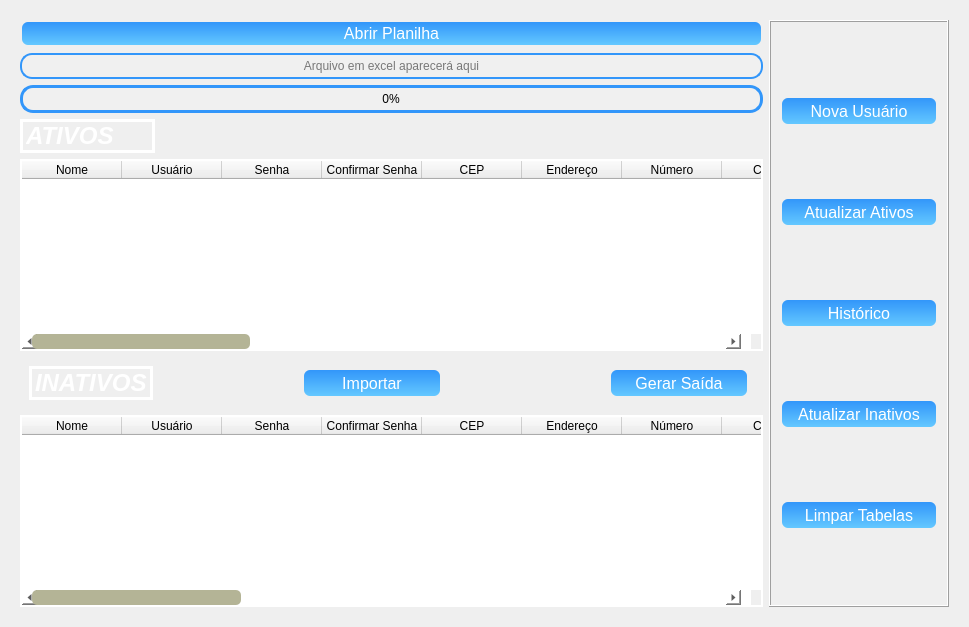
      <widget class="QWidget" name="page_verificar_usuarios">
       <property name="sizePolicy">
        <sizepolicy hsizetype="Expanding" vsizetype="Expanding">
         <horstretch>0</horstretch>
         <verstretch>0</verstretch>
        </sizepolicy>
       </property>
       <layout class="QGridLayout" name="gridLayout_8">
        <item row="0" column="0">
         <widget class="QFrame" name="frame_page_verificar_usuarios">
          <property name="sizePolicy">
           <sizepolicy hsizetype="Expanding" vsizetype="Expanding">
            <horstretch>0</horstretch>
            <verstretch>0</verstretch>
           </sizepolicy>
          </property>
          <property name="maximumSize">
           <size>
            <width>16777215</width>
            <height>910</height>
           </size>
          </property>
          <property name="frameShape">
           <enum>QFrame::NoFrame</enum>
          </property>
          <property name="frameShadow">
           <enum>QFrame::Raised</enum>
          </property>
          <layout class="QGridLayout" name="gridLayout_21">
           <item row="3" column="5">
            <spacer name="horizontalSpacer_12">
             <property name="orientation">
              <enum>Qt::Horizontal</enum>
             </property>
             <property name="sizeHint" stdset="0">
              <size>
               <width>8</width>
               <height>20</height>
              </size>
             </property>
            </spacer>
           </item>
           <item row="0" column="6" rowspan="5">
            <widget class="QFrame" name="frame_5">
             <property name="sizePolicy">
              <sizepolicy hsizetype="Expanding" vsizetype="Expanding">
               <horstretch>0</horstretch>
               <verstretch>0</verstretch>
              </sizepolicy>
             </property>
             <property name="minimumSize">
              <size>
               <width>180</width>
               <height>0</height>
              </size>
             </property>
             <property name="maximumSize">
              <size>
               <width>180</width>
               <height>16777215</height>
              </size>
             </property>
             <property name="frameShape">
              <enum>QFrame::Box</enum>
             </property>
             <property name="frameShadow">
              <enum>QFrame::Raised</enum>
             </property>
             <layout class="QGridLayout" name="gridLayout_9">
              <item row="1" column="0">
               <widget class="QPushButton" name="btn_atualizar_ativos">
                <property name="sizePolicy">
                 <sizepolicy hsizetype="Expanding" vsizetype="Expanding">
                  <horstretch>0</horstretch>
                  <verstretch>0</verstretch>
                 </sizepolicy>
                </property>
                <property name="maximumSize">
                 <size>
                  <width>185</width>
                  <height>30</height>
                 </size>
                </property>
                <property name="cursor">
                 <cursorShape>PointingHandCursor</cursorShape>
                </property>
                <property name="styleSheet">
                 <string notr="true">QPushButton {
    color: rgb(255, 255, 255);
    border-radius: 8px;
    font-size: 16px;
    background: qlineargradient(x1:0, y1:0, x2:0, y2:1, stop:0 rgb(50, 150, 250), stop:1 rgb(100, 200, 255)); /* Gradiente de azul claro para azul mais claro */
    border: 4px solid transparent;
}

QPushButton:hover {
    background: qlineargradient(x1:0, y1:0, x2:0, y2:1, stop:0 rgb(100, 180, 255), stop:1 rgb(150, 220, 255)); /* Gradiente de azul mais claro para azul ainda mais claro */
    color: black;
}</string>
                </property>
                <property name="text">
                 <string>Atualizar Ativos</string>
                </property>
               </widget>
              </item>
              <item row="0" column="0">
               <widget class="QPushButton" name="btn_cadastrar_novo_usuario">
                <property name="sizePolicy">
                 <sizepolicy hsizetype="Expanding" vsizetype="Expanding">
                  <horstretch>0</horstretch>
                  <verstretch>0</verstretch>
                 </sizepolicy>
                </property>
                <property name="minimumSize">
                 <size>
                  <width>0</width>
                  <height>0</height>
                 </size>
                </property>
                <property name="maximumSize">
                 <size>
                  <width>185</width>
                  <height>30</height>
                 </size>
                </property>
                <property name="cursor">
                 <cursorShape>PointingHandCursor</cursorShape>
                </property>
                <property name="styleSheet">
                 <string notr="true">QPushButton {
    color: rgb(255, 255, 255);
    border-radius: 8px;
    font-size: 16px;
    background: qlineargradient(x1:0, y1:0, x2:0, y2:1, stop:0 rgb(50, 150, 250), stop:1 rgb(100, 200, 255)); /* Gradiente de azul claro para azul mais claro */
    border: 4px solid transparent;
}

QPushButton:hover {
    background: qlineargradient(x1:0, y1:0, x2:0, y2:1, stop:0 rgb(100, 180, 255), stop:1 rgb(150, 220, 255)); /* Gradiente de azul mais claro para azul ainda mais claro */
    color: black;
}</string>
                </property>
                <property name="text">
                 <string>Nova Usuário</string>
                </property>
               </widget>
              </item>
              <item row="4" column="0">
               <widget class="QPushButton" name="btn_limpar_tabelas_usuarios">
                <property name="sizePolicy">
                 <sizepolicy hsizetype="Expanding" vsizetype="Expanding">
                  <horstretch>0</horstretch>
                  <verstretch>0</verstretch>
                 </sizepolicy>
                </property>
                <property name="maximumSize">
                 <size>
                  <width>185</width>
                  <height>30</height>
                 </size>
                </property>
                <property name="cursor">
                 <cursorShape>PointingHandCursor</cursorShape>
                </property>
                <property name="styleSheet">
                 <string notr="true">QPushButton {
    color: rgb(255, 255, 255);
    border-radius: 8px;
    font-size: 16px;
    background: qlineargradient(x1:0, y1:0, x2:0, y2:1, stop:0 rgb(50, 150, 250), stop:1 rgb(100, 200, 255)); /* Gradiente de azul claro para azul mais claro */
    border: 4px solid transparent;
}

QPushButton:hover {
    background: qlineargradient(x1:0, y1:0, x2:0, y2:1, stop:0 rgb(100, 180, 255), stop:1 rgb(150, 220, 255)); /* Gradiente de azul mais claro para azul ainda mais claro */
    color: black;
}</string>
                </property>
                <property name="text">
                 <string>Limpar Tabelas</string>
                </property>
               </widget>
              </item>
              <item row="3" column="0">
               <widget class="QPushButton" name="btn_atualizar_inativos">
                <property name="sizePolicy">
                 <sizepolicy hsizetype="Expanding" vsizetype="Expanding">
                  <horstretch>0</horstretch>
                  <verstretch>0</verstretch>
                 </sizepolicy>
                </property>
                <property name="maximumSize">
                 <size>
                  <width>185</width>
                  <height>30</height>
                 </size>
                </property>
                <property name="cursor">
                 <cursorShape>PointingHandCursor</cursorShape>
                </property>
                <property name="styleSheet">
                 <string notr="true">QPushButton {
    color: rgb(255, 255, 255);
    border-radius: 8px;
    font-size: 16px;
    background: qlineargradient(x1:0, y1:0, x2:0, y2:1, stop:0 rgb(50, 150, 250), stop:1 rgb(100, 200, 255)); /* Gradiente de azul claro para azul mais claro */
    border: 4px solid transparent;
}

QPushButton:hover {
    background: qlineargradient(x1:0, y1:0, x2:0, y2:1, stop:0 rgb(100, 180, 255), stop:1 rgb(150, 220, 255)); /* Gradiente de azul mais claro para azul ainda mais claro */
    color: black;
}</string>
                </property>
                <property name="text">
                 <string>Atualizar Inativos</string>
                </property>
               </widget>
              </item>
              <item row="2" column="0">
               <widget class="QPushButton" name="btn_historico_usuarios">
                <property name="sizePolicy">
                 <sizepolicy hsizetype="Expanding" vsizetype="Expanding">
                  <horstretch>0</horstretch>
                  <verstretch>0</verstretch>
                 </sizepolicy>
                </property>
                <property name="maximumSize">
                 <size>
                  <width>185</width>
                  <height>30</height>
                 </size>
                </property>
                <property name="cursor">
                 <cursorShape>PointingHandCursor</cursorShape>
                </property>
                <property name="styleSheet">
                 <string notr="true">QPushButton {
    color: rgb(255, 255, 255);
    border-radius: 8px;
    font-size: 16px;
    background: qlineargradient(x1:0, y1:0, x2:0, y2:1, stop:0 rgb(50, 150, 250), stop:1 rgb(100, 200, 255)); /* Gradiente de azul claro para azul mais claro */
    border: 4px solid transparent;
}

QPushButton:hover {
    background: qlineargradient(x1:0, y1:0, x2:0, y2:1, stop:0 rgb(100, 180, 255), stop:1 rgb(150, 220, 255)); /* Gradiente de azul mais claro para azul ainda mais claro */
    color: black;
}</string>
                </property>
                <property name="text">
                 <string>Histórico</string>
                </property>
               </widget>
              </item>
             </layout>
            </widget>
           </item>
           <item row="3" column="0">
            <widget class="QFrame" name="frame_4">
             <property name="sizePolicy">
              <sizepolicy hsizetype="Expanding" vsizetype="Expanding">
               <horstretch>0</horstretch>
               <verstretch>0</verstretch>
              </sizepolicy>
             </property>
             <property name="maximumSize">
              <size>
               <width>16777215</width>
               <height>60</height>
              </size>
             </property>
             <property name="frameShape">
              <enum>QFrame::NoFrame</enum>
             </property>
             <property name="frameShadow">
              <enum>QFrame::Raised</enum>
             </property>
             <layout class="QHBoxLayout" name="horizontalLayout_24">
              <item>
               <widget class="QLabel" name="label_inativos">
                <property name="sizePolicy">
                 <sizepolicy hsizetype="Expanding" vsizetype="Expanding">
                  <horstretch>0</horstretch>
                  <verstretch>0</verstretch>
                 </sizepolicy>
                </property>
                <property name="minimumSize">
                 <size>
                  <width>0</width>
                  <height>0</height>
                 </size>
                </property>
                <property name="maximumSize">
                 <size>
                  <width>143</width>
                  <height>40</height>
                 </size>
                </property>
                <property name="whatsThis">
                 <string>&lt;html&gt;&lt;head/&gt;&lt;body&gt;&lt;p&gt;&lt;span style=&quot; font-size:18pt; font-weight:600; font-style:italic;&quot;&gt;ESTOQUE&lt;/span&gt;&lt;/p&gt;&lt;/body&gt;&lt;/html&gt;</string>
                </property>
                <property name="styleSheet">
                 <string notr="true">QLabel {
    color: white;
    text-align: center; /* Centraliza o texto horizontalmente */
    vertical-align: middle; /* Centraliza o texto verticalmente */
	border: 3px solid white;
}
</string>
                </property>
                <property name="text">
                 <string>&lt;html&gt;&lt;head/&gt;&lt;body&gt;&lt;p&gt;&lt;span style=&quot; font-size:18pt; font-weight:600; font-style:italic;&quot;&gt;INATIVOS&lt;/span&gt;&lt;/p&gt;&lt;/body&gt;&lt;/html&gt;</string>
                </property>
                <property name="scaledContents">
                 <bool>false</bool>
                </property>
               </widget>
              </item>
             </layout>
            </widget>
           </item>
           <item row="3" column="1">
            <spacer name="horizontalSpacer_10">
             <property name="orientation">
              <enum>Qt::Horizontal</enum>
             </property>
             <property name="sizeHint" stdset="0">
              <size>
               <width>128</width>
               <height>20</height>
              </size>
             </property>
            </spacer>
           </item>
           <item row="3" column="4">
            <widget class="QPushButton" name="btn_gerar_saida_usuarios">
             <property name="sizePolicy">
              <sizepolicy hsizetype="Expanding" vsizetype="Expanding">
               <horstretch>0</horstretch>
               <verstretch>0</verstretch>
              </sizepolicy>
             </property>
             <property name="minimumSize">
              <size>
               <width>140</width>
               <height>0</height>
              </size>
             </property>
             <property name="maximumSize">
              <size>
               <width>16777215</width>
               <height>30</height>
              </size>
             </property>
             <property name="cursor">
              <cursorShape>PointingHandCursor</cursorShape>
             </property>
             <property name="styleSheet">
              <string notr="true">QPushButton {
    color: rgb(255, 255, 255);
    border-radius: 8px;
    font-size: 16px;
    background: qlineargradient(x1:0, y1:0, x2:0, y2:1, stop:0 rgb(50, 150, 250), stop:1 rgb(100, 200, 255)); /* Gradiente de azul claro para azul mais claro */
    border: 4px solid transparent;
}

QPushButton:hover {
    background: qlineargradient(x1:0, y1:0, x2:0, y2:1, stop:0 rgb(100, 180, 255), stop:1 rgb(150, 220, 255)); /* Gradiente de azul mais claro para azul ainda mais claro */
    color: black;
}</string>
             </property>
             <property name="text">
              <string>Gerar Saída</string>
             </property>
            </widget>
           </item>
           <item row="3" column="2">
            <widget class="QPushButton" name="btn_importar_usuarios">
             <property name="sizePolicy">
              <sizepolicy hsizetype="Expanding" vsizetype="Expanding">
               <horstretch>0</horstretch>
               <verstretch>0</verstretch>
              </sizepolicy>
             </property>
             <property name="minimumSize">
              <size>
               <width>140</width>
               <height>0</height>
              </size>
             </property>
             <property name="maximumSize">
              <size>
               <width>16777215</width>
               <height>30</height>
              </size>
             </property>
             <property name="cursor">
              <cursorShape>PointingHandCursor</cursorShape>
             </property>
             <property name="styleSheet">
              <string notr="true">QPushButton {
    color: rgb(255, 255, 255);
    border-radius: 8px;
    font-size: 16px;
    background: qlineargradient(x1:0, y1:0, x2:0, y2:1, stop:0 rgb(50, 150, 250), stop:1 rgb(100, 200, 255)); /* Gradiente de azul claro para azul mais claro */
    border: 4px solid transparent;
}

QPushButton:hover {
    background: qlineargradient(x1:0, y1:0, x2:0, y2:1, stop:0 rgb(100, 180, 255), stop:1 rgb(150, 220, 255)); /* Gradiente de azul mais claro para azul ainda mais claro */
    color: black;
}</string>
             </property>
             <property name="text">
              <string>Importar</string>
             </property>
            </widget>
           </item>
           <item row="3" column="3">
            <spacer name="horizontalSpacer_11">
             <property name="orientation">
              <enum>Qt::Horizontal</enum>
             </property>
             <property name="sizeHint" stdset="0">
              <size>
               <width>155</width>
               <height>20</height>
              </size>
             </property>
            </spacer>
           </item>
           <item row="1" column="0">
            <widget class="QLabel" name="label_ativos">
             <property name="sizePolicy">
              <sizepolicy hsizetype="Expanding" vsizetype="Expanding">
               <horstretch>0</horstretch>
               <verstretch>0</verstretch>
              </sizepolicy>
             </property>
             <property name="maximumSize">
              <size>
               <width>135</width>
               <height>40</height>
              </size>
             </property>
             <property name="whatsThis">
              <string>&lt;html&gt;&lt;head/&gt;&lt;body&gt;&lt;p&gt;&lt;span style=&quot; font-size:18pt; font-weight:600; font-style:italic;&quot;&gt;ESTOQUE&lt;/span&gt;&lt;/p&gt;&lt;/body&gt;&lt;/html&gt;</string>
             </property>
             <property name="styleSheet">
              <string notr="true">QLabel {
    color: white;
    text-align: center; /* Centraliza o texto horizontalmente */
    vertical-align: middle; /* Centraliza o texto verticalmente */
	border: 3px solid white;
}
</string>
             </property>
             <property name="text">
              <string>&lt;html&gt;&lt;head/&gt;&lt;body&gt;&lt;p&gt;&lt;span style=&quot; font-size:18pt; font-weight:600; font-style:italic;&quot;&gt;ATIVOS&lt;/span&gt;&lt;/p&gt;&lt;/body&gt;&lt;/html&gt;</string>
             </property>
            </widget>
           </item>
           <item row="0" column="0" colspan="6">
            <layout class="QVBoxLayout" name="verticalLayout_19">
             <item>
              <widget class="QPushButton" name="btn_abrir_planilha_usuarios">
               <property name="cursor">
                <cursorShape>PointingHandCursor</cursorShape>
               </property>
               <property name="styleSheet">
                <string notr="true">QPushButton {
    color: rgb(255, 255, 255);
    border-radius: 8px;
    font-size: 16px;
    background: qlineargradient(x1:0, y1:0, x2:0, y2:1, stop:0 rgb(50, 150, 250), stop:1 rgb(100, 200, 255)); /* Gradiente de azul claro para azul mais claro */
    border: 4px solid transparent;
}

QPushButton:hover {
    background: qlineargradient(x1:0, y1:0, x2:0, y2:1, stop:0 rgb(100, 180, 255), stop:1 rgb(150, 220, 255)); /* Gradiente de azul mais claro para azul ainda mais claro */
    color: black;
}</string>
               </property>
               <property name="text">
                <string>Abrir Planilha</string>
               </property>
              </widget>
             </item>
             <item>
              <widget class="QLineEdit" name="line_excel_usuarios">
               <property name="styleSheet">
                <string notr="true">QLineEdit {
	color: black;
    background-color: rgb(240, 240, 240); /* Cor de fundo cinza claro */
    border: 2px solid rgb(50, 150,250); /* Borda azul */
    border-radius: 12px; /* Cantos arredondados */
    padding: 3px; /* Espaçamento interno */
}

QLineEdit::placeholderText {
    color: black; /* Cor do texto do placeholder */
}

</string>
               </property>
               <property name="alignment">
                <set>Qt::AlignCenter</set>
               </property>
               <property name="placeholderText">
                <string>Arquivo em excel aparecerá aqui</string>
               </property>
              </widget>
             </item>
             <item>
              <widget class="QProgressBar" name="progress_excel_usuarios">
               <property name="sizePolicy">
                <sizepolicy hsizetype="Expanding" vsizetype="Fixed">
                 <horstretch>0</horstretch>
                 <verstretch>0</verstretch>
                </sizepolicy>
               </property>
               <property name="styleSheet">
                <string notr="true">QProgressBar {
	color: black;
    border: 3px solid rgb(50,150,250);
    border-radius: 13px;  /* Aumentei o valor para deixar a borda mais redonda */
    background-color: #f0f0f0;  /* Cor cinza claro */
}

QProgressBar::chunk {
    background-color: #4682b4;  /* Cor do progresso preenchido (azul) */
    border-radius: 12px;  /* Faz com que o progresso também tenha bordas arredondadas */
}
</string>
               </property>
               <property name="value">
                <number>0</number>
               </property>
               <property name="alignment">
                <set>Qt::AlignCenter</set>
               </property>
               <property name="textVisible">
                <bool>true</bool>
               </property>
               <property name="invertedAppearance">
                <bool>false</bool>
               </property>
              </widget>
             </item>
            </layout>
           </item>
           <item row="4" column="0" colspan="6">
            <widget class="QTableWidget" name="table_inativos">
             <property name="styleSheet">
              <string notr="true">/* Estiliza apenas o QTableView com objectName &quot;table_ativos&quot; */
QTableView {
    gridline-color: black;
    border: 2px solid white;
    color: black;
    selection-color: white;
}

/* Estiliza a barra de rolagem horizontal */
QTableView QScrollBar:horizontal {
    border: none;
    background-color: rgb(255, 255, 255);
    height: 15px;
    margin: 0px 10px 0px 10px;
}

/* Estiliza a barra de rolagem vertical */
QTableView QScrollBar:vertical {
    border: none;
    background-color: rgb(255, 255, 255); /* branco */
    width: 35px;
    margin: 0px 10px 0px 10px;
}

/* Parte que você arrasta */
QTableView QScrollBar::handle:vertical {
    background-color: rgb(180, 180,150);  /* cinza */
    min-height: 30px;
	border-radius: 5px;
}

QTableView QScrollBar::handle:horizontal{
	background-color: rgb(180,180,150);
	min-height: 30px;
	border-radius: 5px;
}

/* Remove os botões */
QTableView QScrollBar::add-line:vertical,
QTableView QScrollBar::sub-line:vertical {
    height: 0px;
    width: 0px;
    border: none;
    background: none;
}

QTableView QScrollBar::groove:horizontal{
	background-color: rgb(100,240,240);
	border-radius: 2px;
	height: 15px;
	margin: 0px 10px 0px 10px;
}

/* Estilo para item selecionado */
QTableWidget::item:selected {
    background-color: rgb(0, 120, 215);
    color: white;
}</string>
             </property>
             <property name="frameShape">
              <enum>QFrame::NoFrame</enum>
             </property>
             <property name="frameShadow">
              <enum>QFrame::Sunken</enum>
             </property>
             <property name="editTriggers">
              <set>QAbstractItemView::NoEditTriggers</set>
             </property>
             <property name="selectionMode">
              <enum>QAbstractItemView::ExtendedSelection</enum>
             </property>
             <property name="selectionBehavior">
              <enum>QAbstractItemView::SelectRows</enum>
             </property>
             <property name="cornerButtonEnabled">
              <bool>false</bool>
             </property>
             <attribute name="verticalHeaderCascadingSectionResizes">
              <bool>false</bool>
             </attribute>
             <column>
              <property name="text">
               <string>Nome</string>
              </property>
             </column>
             <column>
              <property name="text">
               <string>Usuário</string>
              </property>
             </column>
             <column>
              <property name="text">
               <string>Senha</string>
              </property>
             </column>
             <column>
              <property name="text">
               <string>Confirmar Senha</string>
              </property>
             </column>
             <column>
              <property name="text">
               <string>CEP</string>
              </property>
             </column>
             <column>
              <property name="text">
               <string>Endereço</string>
              </property>
             </column>
             <column>
              <property name="text">
               <string>Número</string>
              </property>
             </column>
             <column>
              <property name="text">
               <string>Cidade</string>
              </property>
             </column>
             <column>
              <property name="text">
               <string>Bairro</string>
              </property>
             </column>
             <column>
              <property name="text">
               <string>Estado</string>
              </property>
             </column>
             <column>
              <property name="text">
               <string>Complemento</string>
              </property>
             </column>
             <column>
              <property name="text">
               <string>Telefone</string>
              </property>
             </column>
             <column>
              <property name="text">
               <string>E-mail</string>
              </property>
             </column>
             <column>
              <property name="text">
               <string>Data de Nascimento</string>
              </property>
             </column>
             <column>
              <property name="text">
               <string>RG</string>
              </property>
             </column>
             <column>
              <property name="text">
               <string>CPF</string>
              </property>
             </column>
             <column>
              <property name="text">
               <string>CNPJ</string>
              </property>
             </column>
             <column>
              <property name="text">
               <string>Última Troca de Senha</string>
              </property>
             </column>
             <column>
              <property name="text">
               <string>Data da Senha Cadastrada</string>
              </property>
             </column>
             <column>
              <property name="text">
               <string>Data da Inclusão do Usuário</string>
              </property>
             </column>
             <column>
              <property name="text">
               <string>Data da Inatividade do Usuário</string>
              </property>
             </column>
             <column>
              <property name="text">
               <string>Segredo</string>
              </property>
             </column>
             <column>
              <property name="text">
               <string>Usuário Logado</string>
              </property>
             </column>
             <column>
              <property name="text">
               <string>Acesso</string>
              </property>
             </column>
            </widget>
           </item>
           <item row="2" column="0" colspan="6">
            <widget class="QTableWidget" name="table_ativos">
             <property name="minimumSize">
              <size>
               <width>0</width>
               <height>0</height>
              </size>
             </property>
             <property name="maximumSize">
              <size>
               <width>16777215</width>
               <height>16777215</height>
              </size>
             </property>
             <property name="styleSheet">
              <string notr="true">/* Estiliza apenas o QTableView com objectName &quot;table_ativos&quot; */
QTableView {
    gridline-color: black;
    border: 2px solid white;
    color: black;
    selection-color: white;
}

/* Estiliza a barra de rolagem horizontal */
QTableView QScrollBar:horizontal {
    border: none;
    background-color: rgb(255, 255, 255);
    height: 15px;
    margin: 0px 10px 0px 10px;
}

/* Estiliza a barra de rolagem vertical */
QTableView QScrollBar:vertical {
    border: none;
    background-color: rgb(255, 255, 255); /* branco */
    width: 35px;
    margin: 0px 10px 0px 10px;
}

/* Parte que você arrasta */
QTableView QScrollBar::handle:vertical {
    background-color: rgb(180, 180,150);  /* cinza */
    min-height: 30px;
	border-radius: 5px;
}

QTableView QScrollBar::handle:horizontal{
	background-color: rgb(180,180,150);
	min-height: 30px;
	border-radius: 5px;
}

/* Remove os botões */
QTableView QScrollBar::add-line:vertical,
QTableView QScrollBar::sub-line:vertical {
    height: 0px;
    width: 0px;
    border: none;
    background: none;
}

QTableView QScrollBar::groove:horizontal{
	background-color: rgb(100,240,240);
	border-radius: 2px;
	height: 15px;
	margin: 0px 10px 0px 10px;
}

/* Estilo para item selecionado */
QTableWidget::item:selected {
    background-color: rgb(0, 120, 215);
    color: white;
}</string>
             </property>
             <property name="frameShape">
              <enum>QFrame::NoFrame</enum>
             </property>
             <property name="editTriggers">
              <set>QAbstractItemView::NoEditTriggers</set>
             </property>
             <property name="selectionMode">
              <enum>QAbstractItemView::ExtendedSelection</enum>
             </property>
             <property name="selectionBehavior">
              <enum>QAbstractItemView::SelectRows</enum>
             </property>
             <property name="sortingEnabled">
              <bool>false</bool>
             </property>
             <property name="cornerButtonEnabled">
              <bool>false</bool>
             </property>
             <attribute name="horizontalHeaderCascadingSectionResizes">
              <bool>false</bool>
             </attribute>
             <attribute name="horizontalHeaderShowSortIndicator" stdset="0">
              <bool>false</bool>
             </attribute>
             <attribute name="horizontalHeaderStretchLastSection">
              <bool>false</bool>
             </attribute>
             <attribute name="verticalHeaderVisible">
              <bool>false</bool>
             </attribute>
             <attribute name="verticalHeaderCascadingSectionResizes">
              <bool>false</bool>
             </attribute>
             <attribute name="verticalHeaderStretchLastSection">
              <bool>false</bool>
             </attribute>
             <column>
              <property name="text">
               <string>Nome</string>
              </property>
             </column>
             <column>
              <property name="text">
               <string>Usuário</string>
              </property>
             </column>
             <column>
              <property name="text">
               <string>Senha</string>
              </property>
             </column>
             <column>
              <property name="text">
               <string>Confirmar Senha</string>
              </property>
             </column>
             <column>
              <property name="text">
               <string>CEP</string>
              </property>
             </column>
             <column>
              <property name="text">
               <string>Endereço</string>
              </property>
             </column>
             <column>
              <property name="text">
               <string>Número</string>
              </property>
             </column>
             <column>
              <property name="text">
               <string>Cidade</string>
              </property>
             </column>
             <column>
              <property name="text">
               <string>Bairro</string>
              </property>
             </column>
             <column>
              <property name="text">
               <string>Estado</string>
              </property>
             </column>
             <column>
              <property name="text">
               <string>Complemento</string>
              </property>
             </column>
             <column>
              <property name="text">
               <string>Telefone</string>
              </property>
             </column>
             <column>
              <property name="text">
               <string>E-mail</string>
              </property>
             </column>
             <column>
              <property name="text">
               <string>Data de Nascimento</string>
              </property>
             </column>
             <column>
              <property name="text">
               <string>RG</string>
              </property>
             </column>
             <column>
              <property name="text">
               <string>CPF</string>
              </property>
             </column>
             <column>
              <property name="text">
               <string>CNPJ</string>
              </property>
             </column>
             <column>
              <property name="text">
               <string>Última Troca de Senha</string>
              </property>
             </column>
             <column>
              <property name="text">
               <string>Data da Senha Cadastrada </string>
              </property>
             </column>
             <column>
              <property name="text">
               <string>Data da Inclusão do Usuário</string>
              </property>
             </column>
             <column>
              <property name="text">
               <string>Segredo</string>
              </property>
             </column>
             <column>
              <property name="text">
               <string>Usuário Logado</string>
              </property>
             </column>
             <column>
              <property name="text">
               <string>Acesso</string>
              </property>
             </column>
            </widget>
           </item>
          </layout>
         </widget>
        </item>
       </layout>
      </widget>
